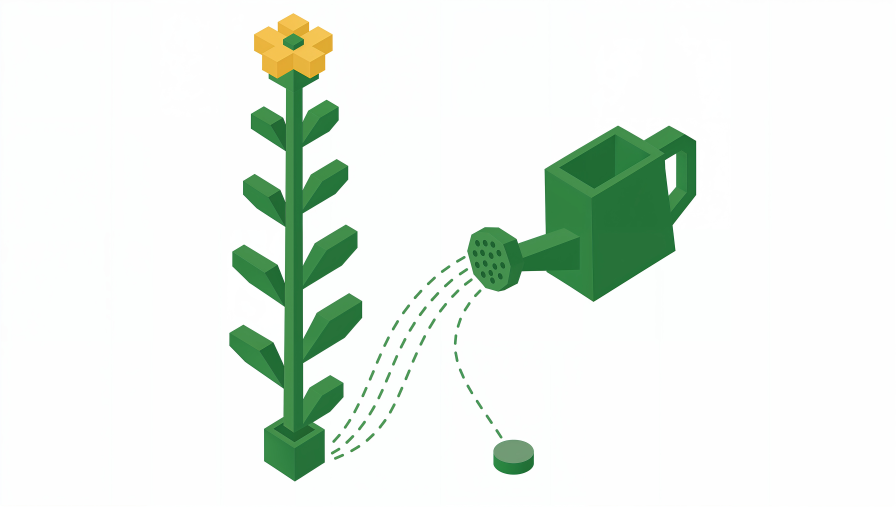
#> input picture src/assets/blog/ai-doesnt-make-me-want-things.png, 2688 x 1520 px (shown at 1/3 size)
$ python clean-thumbnail.py ../src/assets/blog/ai-doesnt-make-me-want-things.png ../src/assets/blog/ai-thumbnail-generation-noise-fight.png 3
#> lines starting #> are read from the running program, lines starting #| are printed output that depends on the picture
#!/usr/bin/env python3
"""
生成AIサムネイル画像から、透かし由来などの微細なノイズを除去する後処理。
本来フラットな塗り分けのはずの領域を、色を少数のクラスタに量子化して
パキッとした単色に寄せることでノイズを潰す。ビルドパイプラインには含めない
（`node scripts/`ではなくPythonで手元実行するだけの開発用ツール）。

Usage:
    python scripts/clean-thumbnail.py <input.png> <output.png> [colors]
"""
import sys

from PIL import Image, ImageFilter


def clean(src: str, dst: str, colors: int = 24, despeckle_radius: int = 1) -> None:
#> called with colors = 3, despeckle_radius = 1
    img = Image.open(src).convert("RGB")
#> img is the input picture: PIL image 2688x1520 RGB; mean R, G, B 231.7, 240.1, 232.4

    if despeckle_radius > 0:
        img = img.filter(ImageFilter.MedianFilter(size=despeckle_radius * 2 + 1))

    # dither=NONE が必須。ditherを掛けるとノイズっぽい模様が逆に増える。
    quantized = img.quantize(colors=colors, method=Image.MEDIANCUT, dither=Image.NONE)
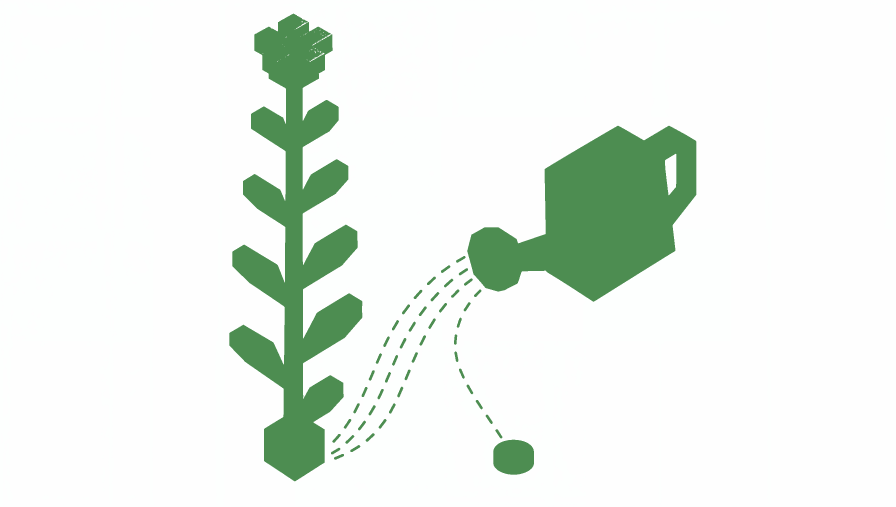
#> quantized: PIL image 2688x1520 P (shown at 1/3 size); mean R, G, B 233.5, 241.4, 234.3
    quantized.convert("RGB").save(dst)


if __name__ == "__main__":
    if len(sys.argv) < 3:
        print("usage: python scripts/clean-thumbnail.py <input.png> <output.png> [colors]")
        sys.exit(1)

    n_colors = int(sys.argv[3]) if len(sys.argv) > 3 else 24
    clean(sys.argv[1], sys.argv[2], colors=n_colors)
    print(f"saved: {sys.argv[2]} (colors={n_colors})")

$ run again, on src/assets/blog/astro-for-legacy-team.png
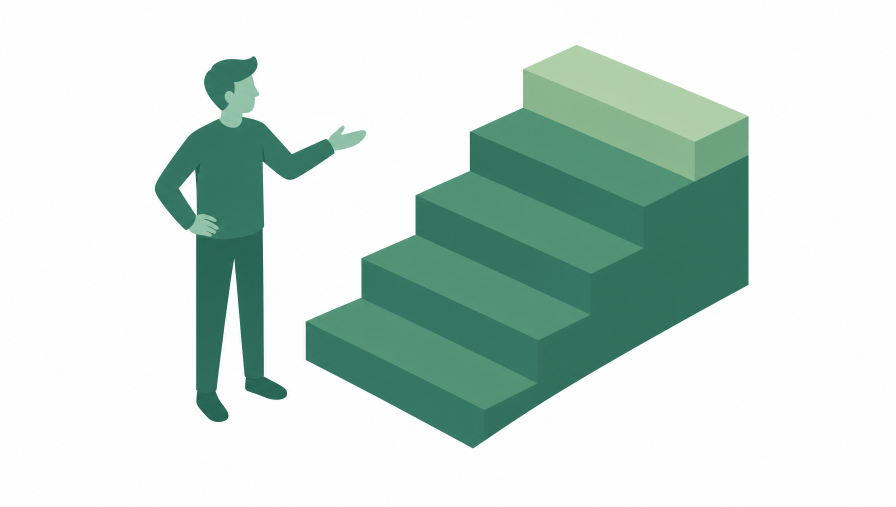
#> input picture src/assets/blog/astro-for-legacy-team.png, 2688 x 1520 px (shown at 1/3 size)
#> in clean, img is the input picture: PIL image 2688x1520 RGB; mean R, G, B 203.1, 220.1, 213.2
#> in clean, `quantized = img.quantize(colors=colors, method=Image.MEDIANCUT, dither..`:
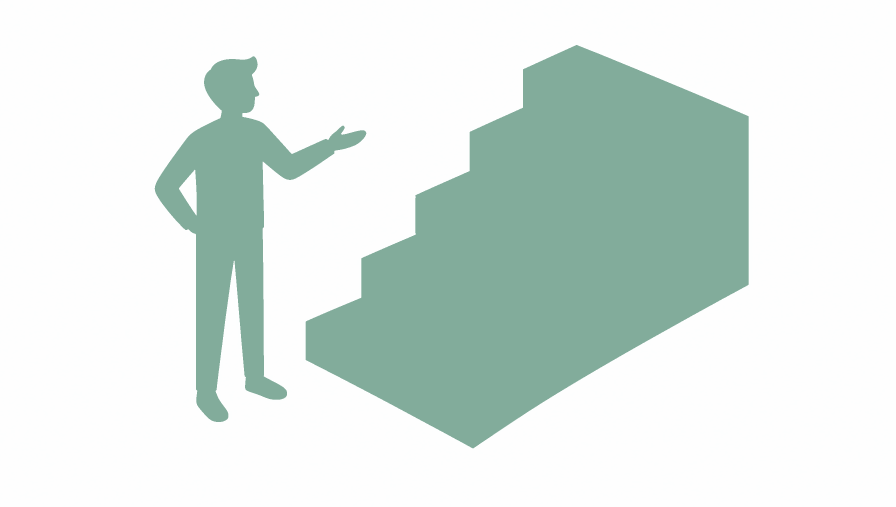
#> quantized: PIL image 2688x1520 P (shown at 1/3 size); mean R, G, B 218.8, 230.8, 226

$ run again, on src/assets/blog/atcoder-continued-fever-debut.png
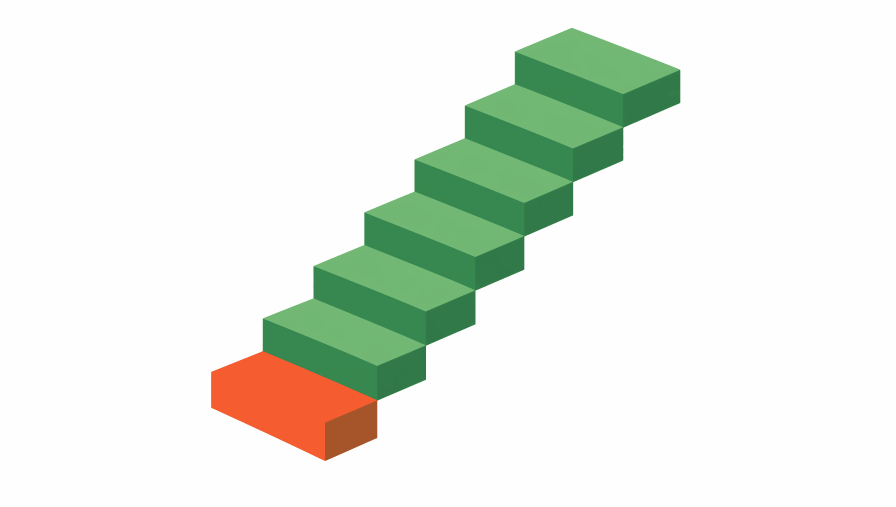
#> input picture src/assets/blog/atcoder-continued-fever-debut.png, 2688 x 1520 px (shown at 1/3 size)
#> in clean, img is the input picture: PIL image 2688x1520 RGB; mean R, G, B 230.6, 236.9, 227.9
#> in clean, `quantized = img.quantize(colors=colors, method=Image.MEDIANCUT, dither..`:
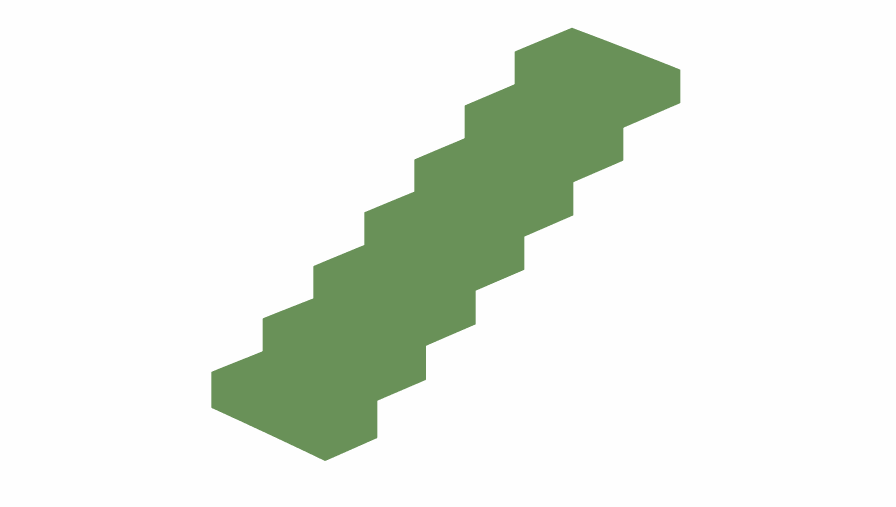
#> quantized: PIL image 2688x1520 P (shown at 1/3 size); mean R, G, B 230.6, 236.9, 227.9

$ run again, on src/assets/blog/business-card-before-website.png
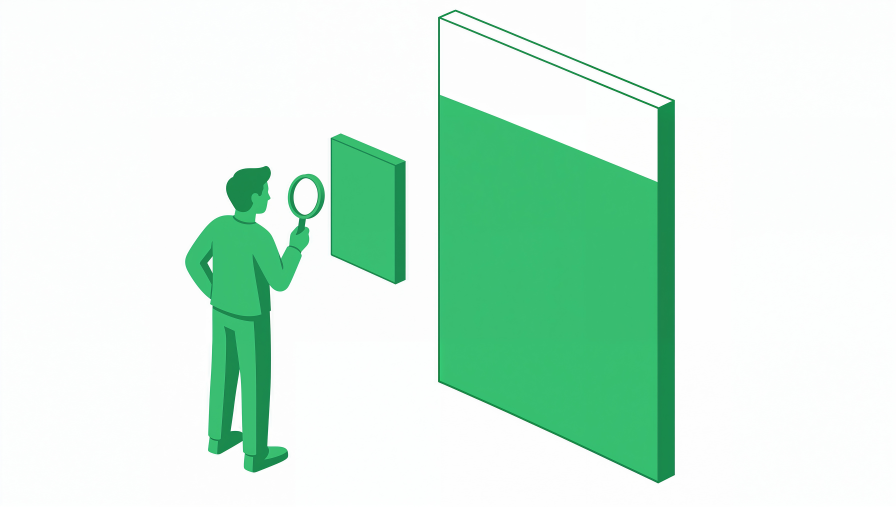
#> input picture src/assets/blog/business-card-before-website.png, 2688 x 1520 px (shown at 1/3 size)
#> in clean, img is the input picture: PIL image 2688x1520 RGB; mean R, G, B 208.1, 237.6, 220.8
#> in clean, `quantized = img.quantize(colors=colors, method=Image.MEDIANCUT, dither..`:
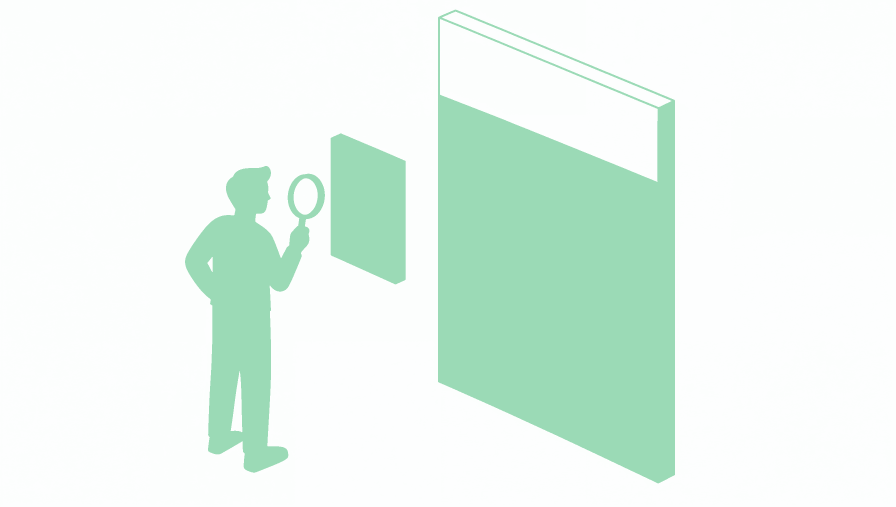
#> quantized: PIL image 2688x1520 P (shown at 1/3 size); mean R, G, B 230.8, 246, 237.6
